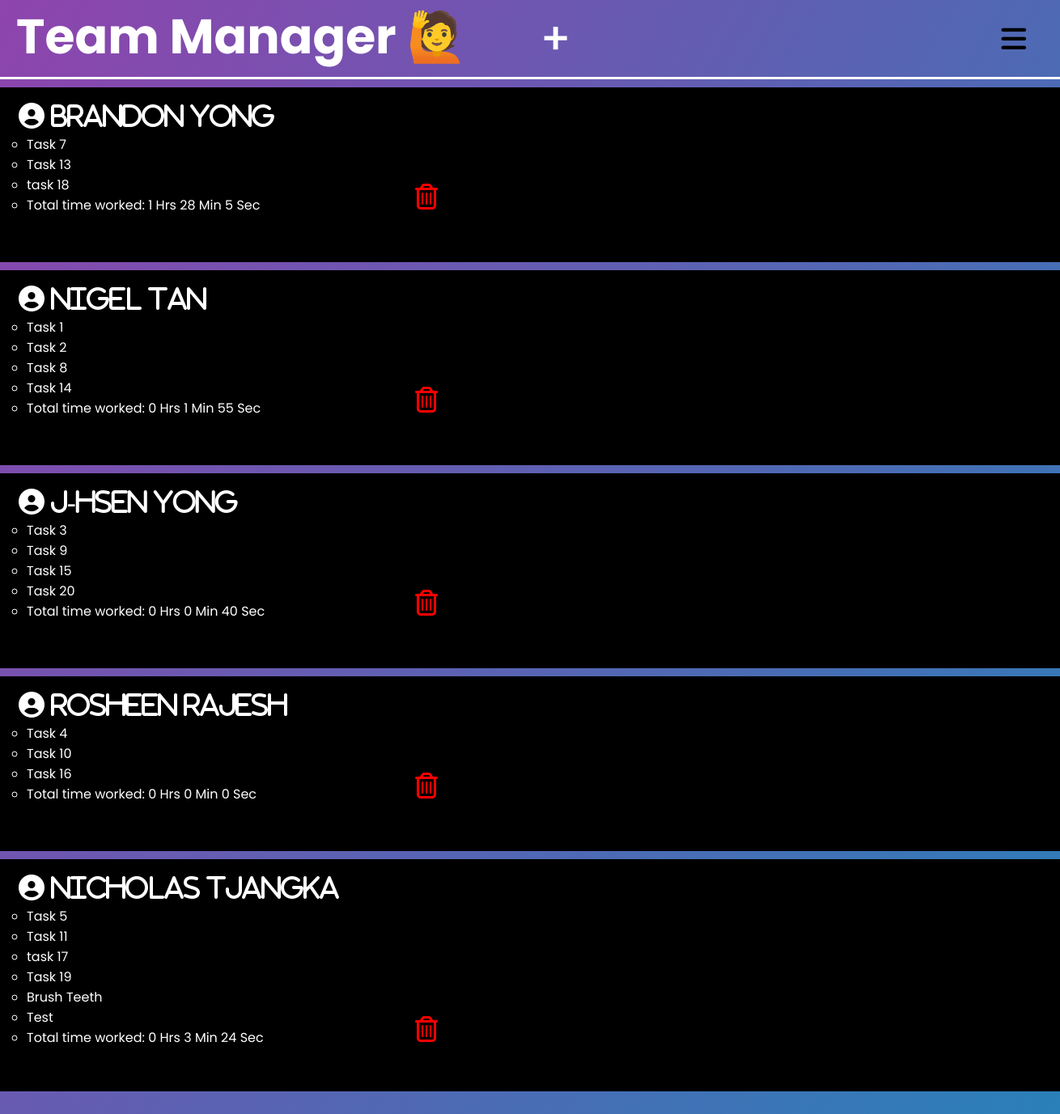
The page /membersboard on the database its author committed.
### tables this page shows
CREATE TABLE "User" (
	"user_id"	INTEGER NOT NULL UNIQUE,
	"user_username"	TEXT NOT NULL UNIQUE,
	"user_password"	TEXT NOT NULL UNIQUE,
	"user_email"	TEXT NOT NULL UNIQUE,
	PRIMARY KEY("user_id" AUTOINCREMENT)
);

CREATE TABLE "card" (
	"card_id"	INTEGER NOT NULL UNIQUE,
	"card_name"	TEXT NOT NULL,
	"card_tag"	TEXT,
	"card_priority"	TEXT,
	"card_storypoint"	TEXT,
	"card_description"	TEXT,
	"card_status"	TEXT,
	"card_start"	TEXT,
	"card_stop"	TEXT,
	"card_elapsed"	BLOB,
	"list_id"	INTEGER,
	"user_username"	TEXT,
	"sprint_id"	INTEGER,
	"card_type"	INTEGER,
	"card_timer"	BLOB DEFAULT 0,
	PRIMARY KEY("card_id" AUTOINCREMENT),
	FOREIGN KEY("user_username") REFERENCES "User"("user_username") ON DELETE SET NULL,
	FOREIGN KEY("list_id") REFERENCES "List"("list_id") ON DELETE SET NULL,
	FOREIGN KEY("sprint_id") REFERENCES "Sprint"("sprint_id") ON DELETE SET NULL
);

### app.py (the view)
@app.route('/membersboard',methods=['POST','GET'])
def membersboard():
    users = appDb.all_users()
    tasks = appDb.all_cards()
    return render_template("membersboard.html",users=users, tasks=tasks)

### db.py (called while the page is built)
    def all_users(self) :
        try :
            self.cursor.execute(
                "SELECT * from user")
            return self.cursor.fetchall()
        except Exception as e :
            return e

    def all_cards(self ) :
        try :
            self.cursor.execute(
                "SELECT * from CARD")
            return self.cursor.fetchall()
        except Exception as e :
            return e

### templates/membersboard.html (shortened to what this page needs)
{% extends "base.html" %}
{% block head %}
<link rel="stylesheet" href="https://use.fontawesome.com/releases/v5.15.4/css/all.css"/>
{% endblock %}
{% block body %}
<div class="membersboard_page">
    <h1>Team Manager &#128587</h1>
    <label for="add_member" class="show_add_member_btn">
        <a href="http://127.0.0.1:5000/signup ">+</a>
    </label>
    <label for="check">
        <i class="fas fa-bars" id="btn"></i>
    </label>
    <div class="members_columns" >
        {% for user in users %}
        <div class="member_box">
            <label for="personalPage" class="individual_user_btn">
                <a href="http://127.0.0.1:5000/user_stats">
                    <i class="fa-solid fa-circle-user fa-2xl" id="personal_page">
                                {{ user[1] }}
                    </i>
                </a>
            </label>
            <ul>
                {% set total_time = namespace(value=0) %}
                {%for task in tasks%}
                    {%if task[11] == user[1]%}
                        <li>{{task[1]}}</li>
                        {%set time = task[14]|int()%}
                        {%if task[14] != 0%}
                            {% set total_time.value = total_time.value + (time - 662400) %}
                        {%endif%}
                    {%endif%}
                {%endfor%}
                <li>Total time worked: {{total_time.value // 3600}} Hrs {{(total_time.value // 60) - ((total_time.value // 3600)*60)}} Min {{total_time.value % 60}} Sec</li>
            </ul>
            <label for ="deleteMember" class="delete_member_btn">
                <a href="/delete_user/{{user[0]}}">
                    <i class="fa-regular fa-trash-can fa-2xl" id="trash"></i>
                </a>
            </label>
        </div>
        {% endfor %}
    </div>
</div>
{% endblock %}

### static/css/main.css (style rules this page uses)
* { margin: 0; padding: 0; box-sizing: border-box; font-family: "Poppins", sans-serif; }
body { margin: 0; padding: 0; overflow: hidden; }
label #btn, label #cancel { position: absolute; cursor: pointer; border-radius: 3px; }
label #btn { right: 30px; top: 25px; font-size: 35px; color: black; padding: 6px 12px; transition: all .5s; }
.membersboard_page { background: linear-gradient(120deg, #8e44ad, #2980b9); height: 100vh; }
.membersboard_page h1 { text-align: left; padding-left: 20px; padding-bottom: 5px; font-size: 60px; color: white; border-bottom:3px solid white; }
.show_add_member_btn a { padding: 6px 12px; font-size: 55px; font-weight: 500; color: white; cursor: pointer; position: absolute; text-decoration: none; top: 0px; left: 50%; }
.member_box { display: grid; grid-template-columns: auto; grid-row: auto; border-style: solid; padding: 10px; gap: 20px; overflow: auto; max-height: 90%; margin-top: 10px; background-color: black; }
.member_box ul { list-style-type: circle; text-align: left; padding-left: 20px; color: white; }
.fa-trash-can { color: red; cursor: pointer; position: relative; bottom: 55px; left: 500px; }
.fa-circle-user { font-family: "Poppins", sans-serif; color: white; cursor: pointer; position: relative; top: 10px; left: 10px; }
.members_columns { overflow: auto; height: 90%; }

### rows shown on the page
User: user_username "Brandon Yong", value "1", value "28", value "5"
card: card_name "Task 7"
card: card_name "Task 13"
card: card_name "task 18"
User: user_username "Nigel Tan", value "0", value "1", value "55"
card: card_name "Task 1"
card: card_name "Task 2"
card: card_name "Task 8"
card: card_name "Task 14"
User: user_username "J-hsen Yong", value "0", value "40"
card: card_name "Task 3"
card: card_name "Task 9"
card: card_name "Task 15"
card: card_name "Task 20"
User: user_username "Rosheen Rajesh", value "0"
card: card_name "Task 4"
card: card_name "Task 10"
card: card_name "Task 16"
User: user_username "Nicholas Tjangka", value "0", value "3", value "24"
card: card_name "Task 5"
card: card_name "Task 11"
card: card_name "task 17"
card: card_name "Task 19"
card: card_name "Brush Teeth"
card: card_name "Test"
